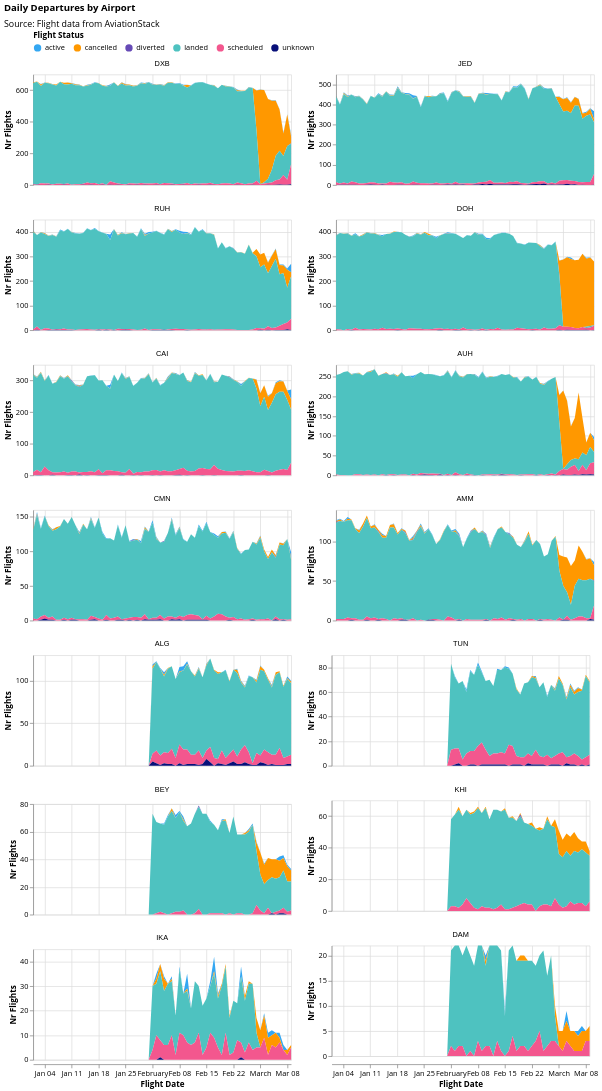

Notebook code cell kept with this figure:
### Markdown cell above
### Daily Departures by Flight Status

### Code cell
departures_exploded["flight_date"] = pd.to_datetime(departures_exploded["flight_date"])

df = (
    departures_exploded.groupby(["flight_date", "flight_status", "iata_dep"])
    .size()
    .reset_index(name="count")
)

get_area_plot_by_airport(
    df,
    airports=airports,
    airport_col="iata_dep",
    title="Daily Departures by Airport",
    source_text="Source: Flight data from AviationStack",
)

### Figure 1 — Vega-Lite specification as saved in the notebook (floating-point values rounded to 4 significant figures; data arrays with more than 128 entries replaced by an {"elided": "..."} marker saying what was removed)
{"config": {"view": {"continuousWidth": 300, "continuousHeight": 300}, "axis": {"labelFont": "Open Sans", "titleFont": "Open Sans"}, "legend": {"labelFont": "Open Sans", "titleFont": "Open Sans"}, "title": {"anchor": "start", "font": "Open Sans", "subtitleFont": "Open Sans"}}, "data": {"name": "data-d6394f54706a9cbfaedd2f1dd6a2ef92"}, "facet": {"field": "iata_dep", "sort": ["DXB", "JED", "RUH", "DOH", "CAI", "AUH", "CMN", "AMM", "ALG", "TUN", "BEY", "KHI", "IKA", "DAM"], "title": null, "type": "nominal"}, "spec": {"layer": [{"mark": {"type": "area"}, "encoding": {"color": {"field": "flight_status", "legend": {"direction": "horizontal", "offset": 10, "orient": "top", "titleAnchor": "start"}, "scale": {"range": ["#34A7F2", "#FF9800", "#664AB6", "#4EC2C0", "#F3578E", "#081079", "#0C7C68", "#DDDA21"]}, "title": "Flight Status", "type": "nominal"}, "tooltip": [{"field": "flight_date", "title": "Flight Date", "type": "temporal"}, {"field": "flight_status", "title": "Status", "type": "nominal"}, {"field": "count", "title": "Flights", "type": "quantitative"}], "x": {"field": "flight_date", "title": "Flight Date", "type": "temporal"}, "y": {"field": "count", "stack": "zero", "title": "Nr Flights", "type": "quantitative"}}}], "height": 150, "width": 350}, "columns": 2, "resolve": {"scale": {"y": "independent"}}, "title": {"text": "Daily Departures by Airport", "subtitle": "Source: Flight data from AviationStack", "subtitlePadding": 10}, "$schema": "https://vega.github.io/schema/vega-lite/v5.20.1.json", "datasets": {"data-d6394f54706a9cbfaedd2f1dd6a2ef92": {"elided": "5236 records"}}}
